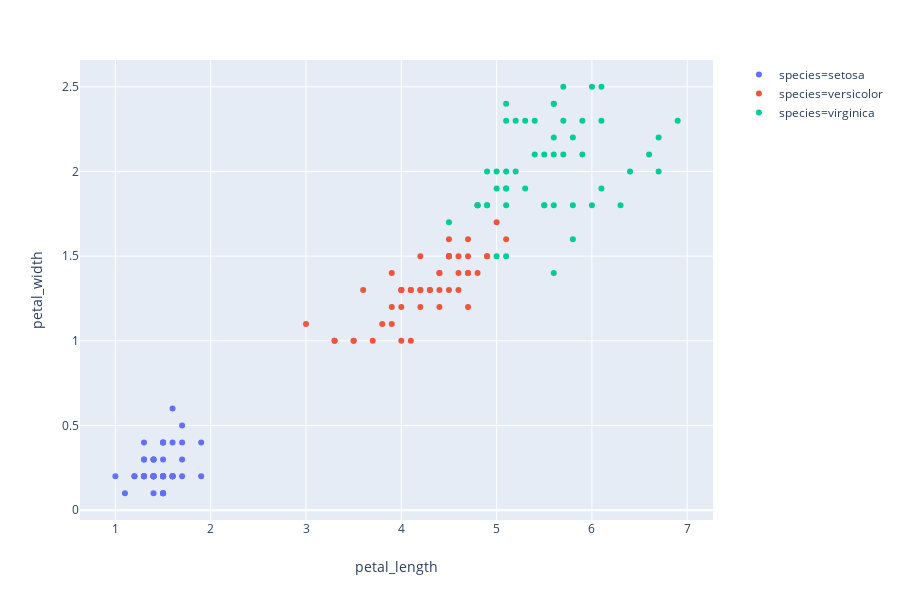

Notebook code cell kept with this figure:
### Code cell
iris = px.data.iris()

fig = px.scatter(iris, x='petal_length', y='petal_width', color='species', hover_name='species')
fig.show()

### Figure 1 — Plotly figure (JSON) as saved in the notebook; plotly's stock layout.template omitted (floating-point values rounded to 4 significant figures)
{"data": [{"hoverlabel": {"namelength": 0}, "hovertemplate": "<b>%{hovertext}</b><br><br>species=setosa<br>petal_length=%{x}<br>petal_width=%{y}", "hovertext": ["setosa", "setosa", "setosa", "setosa", "setosa", "setosa", "setosa", "setosa", "setosa", "setosa", "setosa", "setosa", "setosa", "setosa", "setosa", "setosa", "setosa", "setosa", "setosa", "setosa", "setosa", "setosa", "setosa", "setosa", "setosa", "setosa", "setosa", "setosa", "setosa", "setosa", "setosa", "setosa", "setosa", "setosa", "setosa", "setosa", "setosa", "setosa", "setosa", "setosa", "setosa", "setosa", "setosa", "setosa", "setosa", "setosa", "setosa", "setosa", "setosa", "setosa"], "legendgroup": "species=setosa", "marker": {"color": "#636efa", "symbol": "circle"}, "mode": "markers", "name": "species=setosa", "showlegend": true, "type": "scatter", "x": [1.4, 1.4, 1.3, 1.5, 1.4, 1.7, 1.4, 1.5, 1.4, 1.5, 1.5, 1.6, 1.4, 1.1, 1.2, 1.5, 1.3, 1.4, 1.7, 1.5, 1.7, 1.5, 1, 1.7, 1.9, 1.6, 1.6, 1.5, 1.4, 1.6, 1.6, 1.5, 1.5, 1.4, 1.5, 1.2, 1.3, 1.5, 1.3, 1.5, 1.3, 1.3, 1.3, 1.6, 1.9, 1.4, 1.6, 1.4, 1.5, 1.4], "xaxis": "x", "y": [0.2, 0.2, 0.2, 0.2, 0.2, 0.4, 0.3, 0.2, 0.2, 0.1, 0.2, 0.2, 0.1, 0.1, 0.2, 0.4, 0.4, 0.3, 0.3, 0.3, 0.2, 0.4, 0.2, 0.5, 0.2, 0.2, 0.4, 0.2, 0.2, 0.2, 0.2, 0.4, 0.1, 0.2, 0.1, 0.2, 0.2, 0.1, 0.2, 0.2, 0.3, 0.3, 0.2, 0.6, 0.4, 0.3, 0.2, 0.2, 0.2, 0.2], "yaxis": "y"}, {"hoverlabel": {"namelength": 0}, "hovertemplate": "<b>%{hovertext}</b><br><br>species=versicolor<br>petal_length=%{x}<br>petal_width=%{y}", "hovertext": ["versicolor", "versicolor", "versicolor", "versicolor", "versicolor", "versicolor", "versicolor", "versicolor", "versicolor", "versicolor", "versicolor", "versicolor", "versicolor", "versicolor", "versicolor", "versicolor", "versicolor", "versicolor", "versicolor", "versicolor", "versicolor", "versicolor", "versicolor", "versicolor", "versicolor", "versicolor", "versicolor", "versicolor", "versicolor", "versicolor", "versicolor", "versicolor", "versicolor", "versicolor", "versicolor", "versicolor", "versicolor", "versicolor", "versicolor", "versicolor", "versicolor", "versicolor", "versicolor", "versicolor", "versicolor", "versicolor", "versicolor", "versicolor", "versicolor", "versicolor"], "legendgroup": "species=versicolor", "marker": {"color": "#EF553B", "symbol": "circle"}, "mode": "markers", "name": "species=versicolor", "showlegend": true, "type": "scatter", "x": [4.7, 4.5, 4.9, 4, 4.6, 4.5, 4.7, 3.3, 4.6, 3.9, 3.5, 4.2, 4, 4.7, 3.6, 4.4, 4.5, 4.1, 4.5, 3.9, 4.8, 4, 4.9, 4.7, 4.3, 4.4, 4.8, 5, 4.5, 3.5, 3.8, 3.7, 3.9, 5.1, 4.5, 4.5, 4.7, 4.4, 4.1, 4, 4.4, 4.6, 4, 3.3, 4.2, 4.2, 4.2, 4.3, 3, 4.1], "xaxis": "x", "y": [1.4, 1.5, 1.5, 1.3, 1.5, 1.3, 1.6, 1, 1.3, 1.4, 1, 1.5, 1, 1.4, 1.3, 1.4, 1.5, 1, 1.5, 1.1, 1.8, 1.3, 1.5, 1.2, 1.3, 1.4, 1.4, 1.7, 1.5, 1, 1.1, 1, 1.2, 1.6, 1.5, 1.6, 1.5, 1.3, 1.3, 1.3, 1.2, 1.4, 1.2, 1, 1.3, 1.2, 1.3, 1.3, 1.1, 1.3], "yaxis": "y"}, {"hoverlabel": {"namelength": 0}, "hovertemplate": "<b>%{hovertext}</b><br><br>species=virginica<br>petal_length=%{x}<br>petal_width=%{y}", "hovertext": ["virginica", "virginica", "virginica", "virginica", "virginica", "virginica", "virginica", "virginica", "virginica", "virginica", "virginica", "virginica", "virginica", "virginica", "virginica", "virginica", "virginica", "virginica", "virginica", "virginica", "virginica", "virginica", "virginica", "virginica", "virginica", "virginica", "virginica", "virginica", "virginica", "virginica", "virginica", "virginica", "virginica", "virginica", "virginica", "virginica", "virginica", "virginica", "virginica", "virginica", "virginica", "virginica", "virginica", "virginica", "virginica", "virginica", "virginica", "virginica", "virginica", "virginica"], "legendgroup": "species=virginica", "marker": {"color": "#00cc96", "symbol": "circle"}, "mode": "markers", "name": "species=virginica", "showlegend": true, "type": "scatter", "x": [6, 5.1, 5.9, 5.6, 5.8, 6.6, 4.5, 6.3, 5.8, 6.1, 5.1, 5.3, 5.5, 5, 5.1, 5.3, 5.5, 6.7, 6.9, 5, 5.7, 4.9, 6.7, 4.9, 5.7, 6, 4.8, 4.9, 5.6, 5.8, 6.1, 6.4, 5.6, 5.1, 5.6, 6.1, 5.6, 5.5, 4.8, 5.4, 5.6, 5.1, 5.1, 5.9, 5.7, 5.2, 5, 5.2, 5.4, 5.1], "xaxis": "x", "y": [2.5, 1.9, 2.1, 1.8, 2.2, 2.1, 1.7, 1.8, 1.8, 2.5, 2, 1.9, 2.1, 2, 2.4, 2.3, 1.8, 2.2, 2.3, 1.5, 2.3, 2, 2, 1.8, 2.1, 1.8, 1.8, 1.8, 2.1, 1.6, 1.9, 2, 2.2, 1.5, 1.4, 2.3, 2.4, 1.8, 1.8, 2.1, 2.4, 2.3, 1.9, 2.3, 2.5, 2.3, 1.9, 2, 2.3, 1.8], "yaxis": "y"}], "layout": {"height": 600, "legend": {"tracegroupgap": 0}, "margin": {"t": 60}, "xaxis": {"anchor": "y", "domain": [0, 0.98], "title": {"text": "petal_length"}}, "yaxis": {"anchor": "x", "domain": [0, 1], "title": {"text": "petal_width"}}}}
